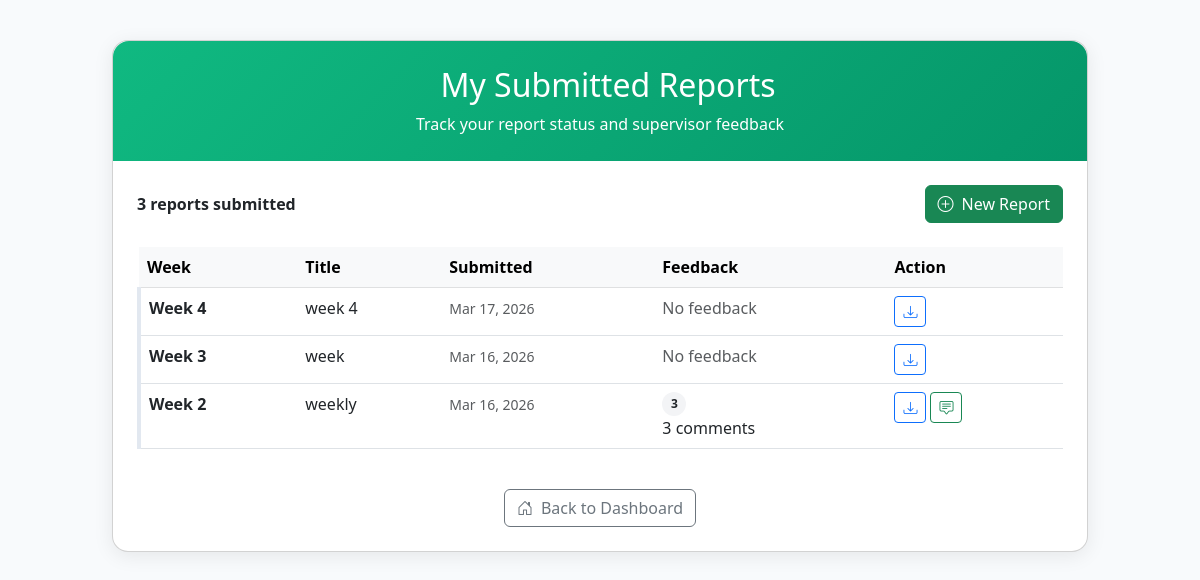
The app's page /my_reports.php (signed in) with its own data.
### tables this page shows
CREATE TABLE `intern_reports` (
  `id` int(11) NOT NULL,
  `intern_id` int(11) NOT NULL,
  `supervisor_id` int(11) DEFAULT NULL,
  `report_title` varchar(200) NOT NULL,
  `report_description` text NOT NULL,
  `report_file` varchar(255) DEFAULT NULL,
  `report_type` enum('daily','weekly','monthly','final','other') DEFAULT 'weekly',
  `submission_date` timestamp NOT NULL DEFAULT current_timestamp(),
  `status` enum('pending','reviewed','approved','rejected') DEFAULT 'pending',
  `supervisor_feedback` text DEFAULT NULL,
  `feedback_date` timestamp NULL DEFAULT NULL,
  `rating` int(11) DEFAULT NULL,
  `title` varchar(255) DEFAULT NULL,
  `content` text DEFAULT NULL,
  `file_path` varchar(500) DEFAULT NULL,
  `week_number` int(11) DEFAULT NULL
);

### my_reports.php (the view, shortened to what this page needs)
<?php
include 'db_connect.php';
$user_id = $_SESSION['user_id'];
$stmt = $conn->prepare("
    SELECT ir.*,
           u.name as supervisor_name,
           (SELECT COUNT(*) FROM report_comments rc WHERE rc.report_id = ir.id) as comment_count
    FROM intern_reports ir
LEFT JOIN users u ON ir.supervisor_id = u.id
    WHERE ir.intern_id = ?
    ORDER BY ir.submission_date DESC
");
$stmt->bind_param("i", $user_id);
$stmt->execute();
$reports = $stmt->get_result()->fetch_all(MYSQLI_ASSOC);
?>
<!DOCTYPE html>
<html lang="en">
<head>
    <link href="https://cdn.jsdelivr.net/npm/bootstrap@5.3.0/dist/css/bootstrap.min.css" rel="stylesheet">
    <link href="https://cdn.jsdelivr.net/npm/bootstrap-icons@1.10.5/font/bootstrap-icons.css" rel="stylesheet">
</head>
<body>
    <div class="container">
        <div class="card">
            <div class="header text-center">
                <h2><i class="bi bi-file-earmark-texts me-3"></i>My Submitted Reports</h2>
                <p class="mb-0 opacity-90">Track your report status and supervisor feedback</p>
            </div>
            <div class="card-body p-4">
                <div class="d-flex justify-content-between align-items-center mb-4">
                    <div><strong><?php echo count($reports); ?> reports submitted</strong></div>
                    <a href="submit_report.php" class="btn btn-success">
                        <i class="bi bi-plus-circle me-2"></i>New Report
                    </a>
                </div>
                <?php if (empty($reports)): ?>
                    <div class="text-center py-5 text-muted">
                        <i class="bi bi-file-earmark-text display-1 mb-4 opacity-25"></i>
                        <h5>No reports submitted yet</h5>
                        <p class="mb-4">Submit your first weekly progress report</p>
                        <a href="submit_report.php" class="btn btn-outline-success">Submit Report</a>
                    </div>
                <?php else: ?>
                    <div class="table-responsive">
                        <table class="table table-hover">
                            <thead class="table-light">
                                <tr>
                                    <th>Week</th>
                                    <th>Title</th>
                                    <th>Submitted</th>
                                    <th>Feedback</th>
                                    <th>Action</th>
                                </tr>
                            </thead>
                            <tbody>
                                <?php foreach ($reports as $report): ?>
                                <tr class="report-item">
                                    <td><strong>Week <?php echo $report['week_number']; ?></strong></td>
                                    <td><?php echo htmlspecialchars($report['title']); ?></td>
                                    <td>
                                        <small class="text-muted">
                                            <?php echo date('M j, Y', strtotime($report['submission_date'])); ?>
                                        </small>
                                    </td>
                                    <td>
                                        <?php if ($report['comment_count'] > 0): ?>
                                            <span class="comment-count"><?php echo $report['comment_count']; ?></span>
                                            <?php echo $report['comment_count']; ?> comment<?php echo $report['comment_count'] > 1 ? 's' : ''; ?>
                                        <?php else: ?>
                                            <span class="text-muted">No feedback</span>
                                        <?php endif; ?>
                                    </td>
                                    <td>
                                        <div class="d-flex gap-1">
                                            <?php if ($report['file_path']): ?>
                                                <a href="<?php echo htmlspecialchars($report['file_path']); ?>"
                                                   class="btn btn-sm btn-outline-primary" target="_blank" title="Download">
                                                    <i class="bi bi-download"></i>
                                                </a>
                                            <?php endif; ?>
                                            <?php if ($report['comment_count'] > 0): ?>
                                                <a href="intern_view_report.php?id=<?php echo $report['id']; ?>"
                                                   class="btn btn-sm btn-outline-success" title="View Feedback">
                                                    <i class="bi bi-chat-square-text"></i>
                                                </a>
                                            <?php endif; ?>
                                        </div>
                                    </td>
                                </tr>
                                <?php endforeach; ?>
                            </tbody>
                        </table>
                    </div>
                <?php endif; ?>
                <div class="text-center mt-4">
                    <a href="interndashboard.php" class="btn btn-outline-secondary">
                        <i class="bi bi-house-door me-2"></i>Back to Dashboard
                    </a>
                </div>
            </div>
        </div>
    </div>
</body>
</html>

### my_reports.php (style rules this page uses)
body { background: #f8fafc; font-family: 'Segoe UI', sans-serif; }
.container { max-width: 1000px; margin-top: 40px; }
.card { border-radius: 16px; box-shadow: 0 4px 20px rgba(0,0,0,0.08); }
.header { background: linear-gradient(135deg, #10b981, #059669); color: white; padding: 25px; border-radius: 16px 16px 0 0; }
.report-item { border-left: 4px solid #e2e8f0; transition: all 0.3s; }
.comment-count { background: #f3f4f6; border-radius: 50%; width: 24px; height: 24px; display: flex; align-items: center; justify-content: center; font-size: 0.75rem; font-weight: 600; }

### records on screen
intern_reports: week_number "4", title "week 4", submission_date "Mar 17, 2026", shows "No feedback"
intern_reports: week_number "3", title "week", submission_date "Mar 16, 2026", shows "No feedback"
intern_reports: week_number "2", title "weekly", submission_date "Mar 16, 2026", comment_count "3"

### other values on screen
count($reports) "3"
